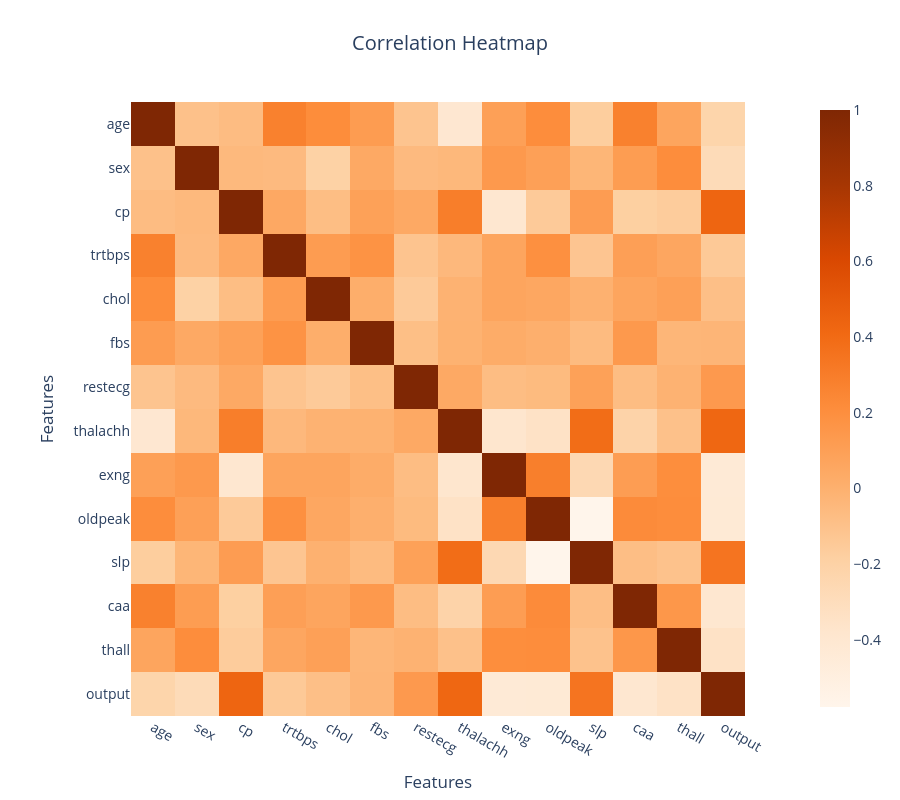

Notebook code for this chart:
### Markdown cell above
### <span style='color:purple'> Correlation</span>

### Code cell
# Plotting Correlation Matrix
correlation_matrix = df.corr()

fig = px.imshow(
    correlation_matrix, x=correlation_matrix.columns,  y=correlation_matrix.columns,  
    title='Correlation Heatmap', color_continuous_scale='oranges')

fig.update_layout(
    title={'x': 0.5},
    width=900, height=800,
    xaxis_showgrid=False,  
    yaxis_showgrid=False,  
    xaxis_title='Features',  
    yaxis_title='Features',  
    title_text='Correlation Heatmap',  
    showlegend=False,  
    font_size=14)

fig.show()

### Figure 1 — Plotly figure (JSON) as saved in the notebook; plotly's stock layout.template omitted (floating-point values rounded to 4 significant figures; data arrays with more than 128 entries replaced by an {"elided": "..."} marker saying what was removed)
{"data": [{"coloraxis": "coloraxis", "hovertemplate": "x: %{x}<br>y: %{y}<br>color: %{z}<extra></extra>", "name": "0", "type": "heatmap", "x": ["age", "sex", "cp", "trtbps", "chol", "fbs", "restecg", "thalachh", "exng", "oldpeak", "slp", "caa", "thall", "output"], "xaxis": "x", "y": ["age", "sex", "cp", "trtbps", "chol", "fbs", "restecg", "thalachh", "exng", "oldpeak", "slp", "caa", "thall", "output"], "yaxis": "y", "z": {"elided": "14x14 float values"}}], "layout": {"coloraxis": {"colorscale": [[0, "rgb(255,245,235)"], [0.125, "rgb(254,230,206)"], [0.25, "rgb(253,208,162)"], [0.375, "rgb(253,174,107)"], [0.5, "rgb(253,141,60)"], [0.625, "rgb(241,105,19)"], [0.75, "rgb(217,72,1)"], [0.875, "rgb(166,54,3)"], [1, "rgb(127,39,4)"]]}, "font": {"size": 14}, "height": 800, "showlegend": false, "title": {"text": "Correlation Heatmap", "x": 0.5}, "width": 900, "xaxis": {"anchor": "y", "autorange": true, "constrain": "domain", "domain": [0.067, 0.933], "range": [-0.5, 13.5], "scaleanchor": "y", "showgrid": false, "title": {"text": "Features"}, "type": "category"}, "yaxis": {"anchor": "x", "autorange": true, "constrain": "domain", "domain": [0.001623, 0.9984], "range": [13.5, -0.5], "showgrid": false, "title": {"text": "Features"}, "type": "category"}}}
